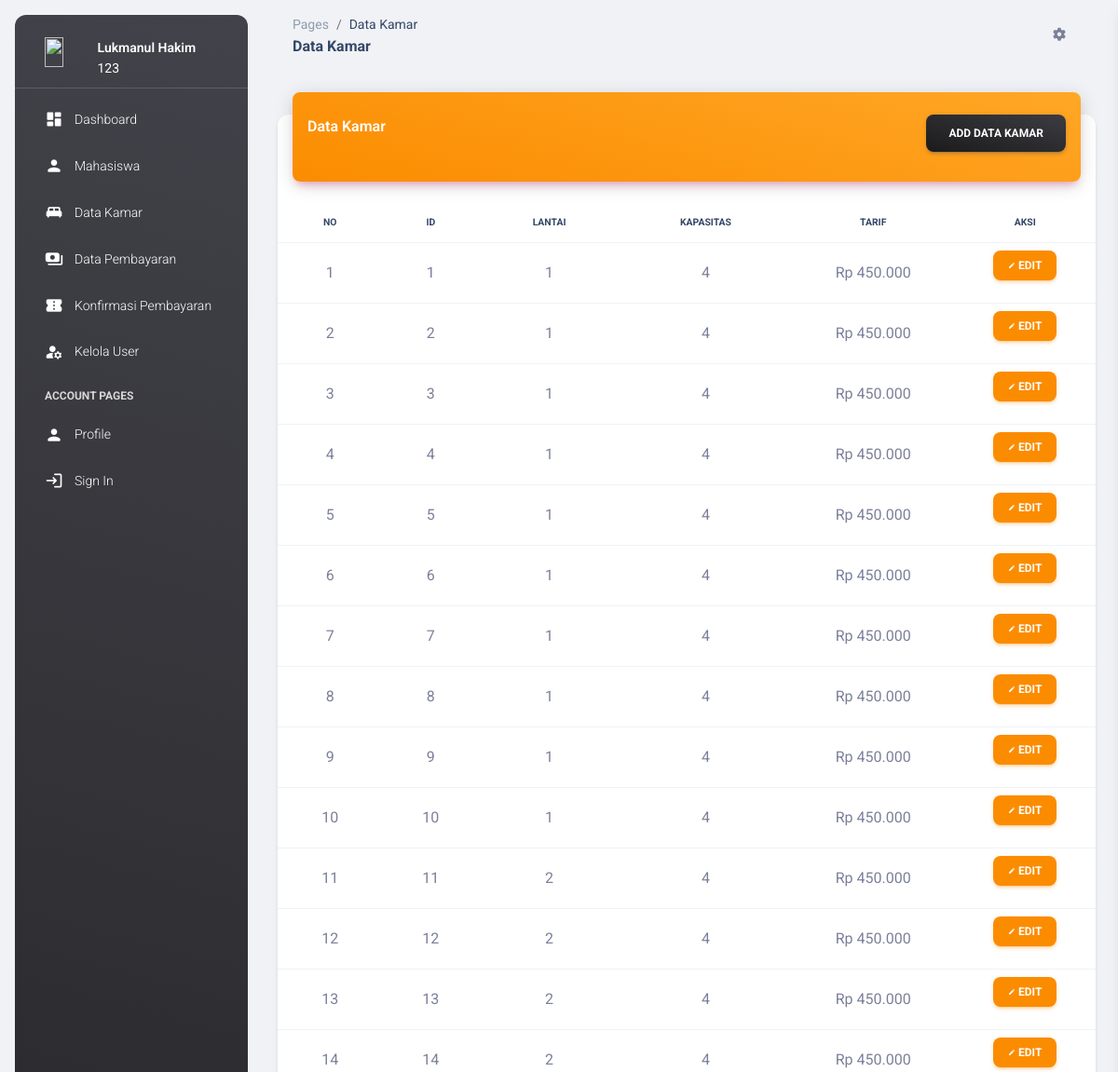
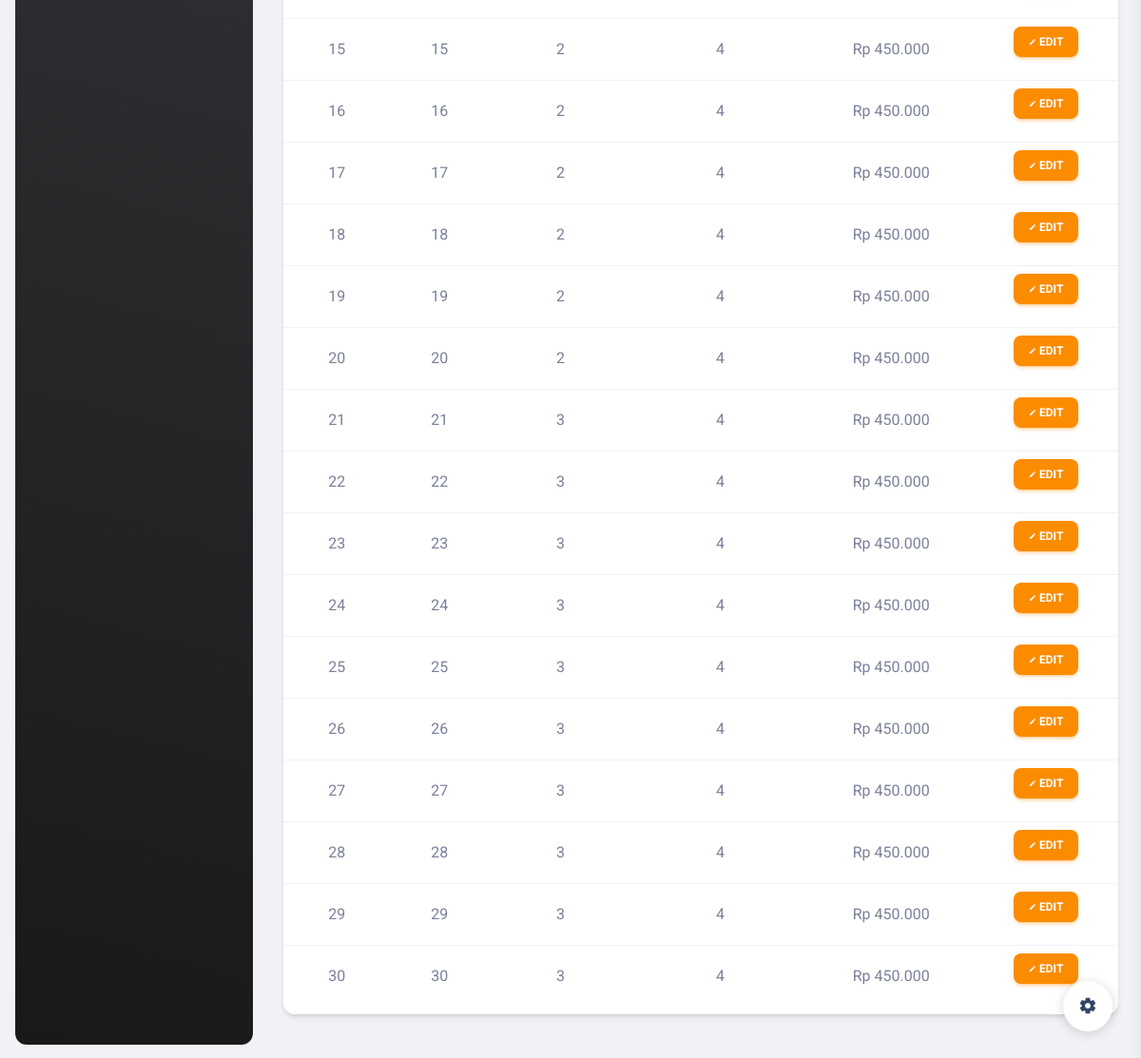
Page /dt_kamar.php (signed in) on the committed database (2 pictures, top to bottom).
### tables this page shows
CREATE TABLE `kamar` (
  `id_kamar` int(25) NOT NULL,
  `lantai` varchar(25) NOT NULL,
  `kapasitas` int(15) NOT NULL,
  `tarif` int(15) NOT NULL
);

### proses/koneksi.php (called while the page is built, shortened)
<?php
function format_rupiah($angka)
{
    $rupiah = "Rp " . number_format($angka, 0, ',', '.');
    return $rupiah;
}
?>

### dt_kamar.php (the view, shortened to what this page needs)
<?php include 'proses/koneksi.php'; ?>
<!DOCTYPE html>
<html lang="en">
<head>
  <link href="./assets/css/nucleo-icons.css" rel="stylesheet" />
  <link href="./assets/css/nucleo-svg.css" rel="stylesheet" />
  <link id="pagestyle" href="./assets/css/material-dashboard.css?v=3.0.0" rel="stylesheet" />
</head>
<body class="g-sidenav-show bg-gray-200">
  <?php include 'sidebar.php'; ?>
  <main class="main-content position-relative max-height-vh-100 h-100 border-radius-lg">
    <nav class="navbar navbar-main navbar-expand-lg px-0 mx-4 shadow-none border-radius-xl" id="navbarBlur"
      navbar-scroll="true">
      <div class="container-fluid py-1 px-3">
        <nav aria-label="breadcrumb">
          <ol class="breadcrumb bg-transparent mb-0 pb-0 pt-1 px-0 me-sm-6 me-5">
            <li class="breadcrumb-item text-sm"><a class="opacity-5 text-dark" href="javascript:;">Pages</a></li>
            <li class="breadcrumb-item text-sm text-dark active" aria-current="page">Data Kamar</li>
          </ol>
          <h6 class="font-weight-bolder mb-0">Data Kamar</h6>
        </nav>
        <ul class="navbar-nav justify-content-end">
          <li class="nav-item px-3 d-flex align-items-center">
            <a href="javascript:;" class="nav-link text-body p-0">
              <i class="fa fa-cog fixed-plugin-button-nav cursor-pointer"></i>
            </a>
          </li>
        </ul>
      </div>
    </nav>
    <div class="container-fluid py-4">
      <div class="row">
        <div class="col-12">
          <div class="card my-4">
            <div class="card-header p-0 position-relative mt-n4 mx-3 z-index-2">
              <div class="bg-gradient-warning shadow-primary border-radius-lg pt-4 pb-3">
                <div class="d-flex justify-content-between">
                  <h6 class="text-white text-capitalize ps-3">Data Kamar</h6>
                  <a href="add_kamar.html" class="btn bg-gradient-dark me-3">Add Data Kamar</a>
                </div>
              </div>
            </div>
            <div class="card-body px-0 pb-2">
              <div class="table-responsive p-0">
                <table class="table align-items-center mb-0 text-center">
                  <thead>
                    <tr>
                      <th class="text-uppercase text-dark text-xxs font-weight-bolder">No</th>
                      <th class="text-uppercase text-dark text-xxs font-weight-bolder">ID</th>
                      <th class="text-uppercase text-dark text-xxs font-weight-bolder">Lantai</th>
                      <th class="text-uppercase text-dark text-xxs font-weight-bolder">Kapasitas</th>
                      <th class="text-uppercase text-dark text-xxs font-weight-bolder">Tarif</th>
                      <th class="text-uppercase text-dark text-xxs font-weight-bolder">Aksi</th>
                    </tr>
                  </thead>
                  <tbody class="text-center">
                    <?php
                    $no = 1;
                    $kueri = mysqli_query($conn, "SELECT * FROM kamar");
                    while ($row = mysqli_fetch_array($kueri)) {
                      ?>
                      <tr>
                        <td>
                          <?php echo $no++; ?>
                        </td>
                        <td>
                          <?php echo $row['id_kamar'] ?>
                        </td>
                        <td>
                          <?php echo $row['lantai'] ?>
                        </td>
                        <td>
                          <?php echo $row['kapasitas'] ?>
                        </td>
                        <td>
                          <?php
                          echo format_rupiah($row['tarif']);
                          ?>
                        </td>
                        <td>
                          <a href="edit_kamar.html" class="btn btn-sm btn-warning">
                            <i class="material-icons">edit</i>
                            edit
                          </a>
                        </td>
                      </tr>
                    <?php } ?>
                  </tbody>
                </table>
              </div>
            </div>
          </div>
        </div>
      </div>
    </div>
  </main>
  <div class="fixed-plugin">
    <a class="fixed-plugin-button text-dark position-fixed px-3 py-2">
      <i class="material-icons py-2">settings</i>
    </a>
  </div>
</body>
</html>

### rows in the picture
kamar: id_kamar "1", lantai "1", kapasitas "4", tarif "Rp 450.000"
kamar: id_kamar "2", lantai "1", kapasitas "4", tarif "Rp 450.000"
kamar: id_kamar "3", lantai "1", kapasitas "4", tarif "Rp 450.000"
kamar: id_kamar "4", lantai "1", kapasitas "4", tarif "Rp 450.000"
kamar: id_kamar "5", lantai "1", kapasitas "4", tarif "Rp 450.000"
kamar: id_kamar "6", lantai "1", kapasitas "4", tarif "Rp 450.000"
kamar: id_kamar "7", lantai "1", kapasitas "4", tarif "Rp 450.000"
kamar: id_kamar "8", lantai "1", kapasitas "4", tarif "Rp 450.000"
kamar: id_kamar "9", lantai "1", kapasitas "4", tarif "Rp 450.000"
kamar: id_kamar "10", lantai "1", kapasitas "4", tarif "Rp 450.000"
kamar: id_kamar "11", lantai "2", kapasitas "4", tarif "Rp 450.000"
kamar: id_kamar "12", lantai "2", kapasitas "4", tarif "Rp 450.000"
kamar: id_kamar "13", lantai "2", kapasitas "4", tarif "Rp 450.000"
kamar: id_kamar "14", lantai "2", kapasitas "4", tarif "Rp 450.000"
kamar: id_kamar "15", lantai "2", kapasitas "4", tarif "Rp 450.000"
kamar: id_kamar "16", lantai "2", kapasitas "4", tarif "Rp 450.000"
kamar: id_kamar "17", lantai "2", kapasitas "4", tarif "Rp 450.000"
kamar: id_kamar "18", lantai "2", kapasitas "4", tarif "Rp 450.000"
kamar: id_kamar "19", lantai "2", kapasitas "4", tarif "Rp 450.000"
kamar: id_kamar "20", lantai "2", kapasitas "4", tarif "Rp 450.000"
kamar: id_kamar "21", lantai "3", kapasitas "4", tarif "Rp 450.000"
kamar: id_kamar "22", lantai "3", kapasitas "4", tarif "Rp 450.000"
kamar: id_kamar "23", lantai "3", kapasitas "4", tarif "Rp 450.000"
kamar: id_kamar "24", lantai "3", kapasitas "4", tarif "Rp 450.000"
kamar: id_kamar "25", lantai "3", kapasitas "4", tarif "Rp 450.000"
kamar: id_kamar "26", lantai "3", kapasitas "4", tarif "Rp 450.000"
kamar: id_kamar "27", lantai "3", kapasitas "4", tarif "Rp 450.000"
kamar: id_kamar "28", lantai "3", kapasitas "4", tarif "Rp 450.000"
kamar: id_kamar "29", lantai "3", kapasitas "4", tarif "Rp 450.000"
kamar: id_kamar "30", lantai "3", kapasitas "4", tarif "Rp 450.000"

### other values in the picture
$_SESSION['nama_user'] "Lukmanul Hakim"
$_SESSION['nomor_identitas'] "123"
